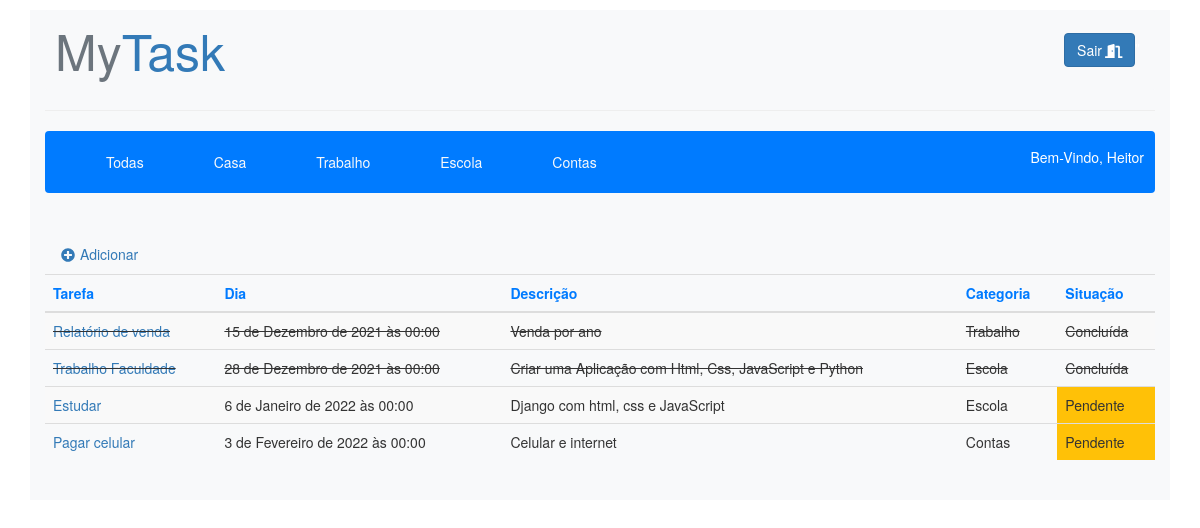
Page / (signed in) on the earlier database version.
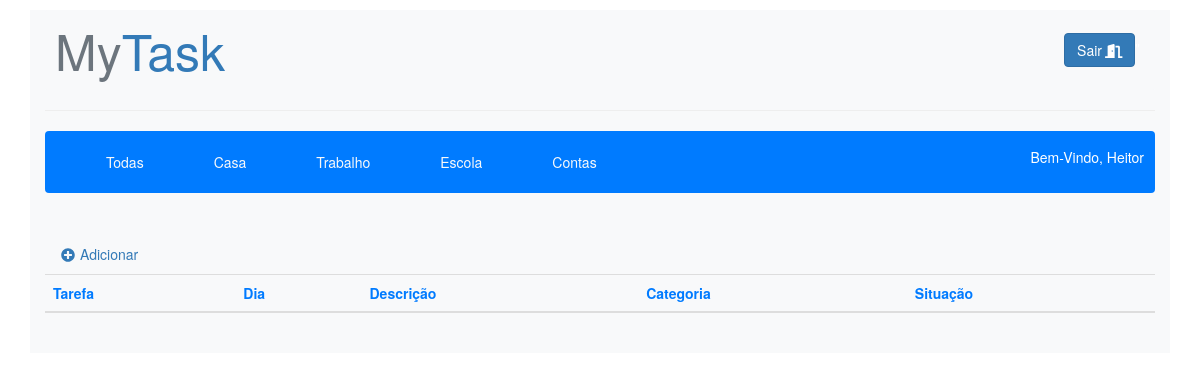
Same page on the later database version.
### tasks/models.py (models this page shows, shortened)
class Categoria(models.Model):
    categoria = models.CharField('Categoria', max_length=50, choices=CATEGORIA_CHOICES)
    def __str__(self):
        return self.categoria

class Tarefa(models.Model, LoginRequiredMixin, CreateView):
    nome_tarefa = models.CharField('Tarefa', max_length=100)
    dia = models.DateTimeField('Dia')
    descricao = models.TextField('Descrição', max_length=500)
    categoria = models.ForeignKey(Categoria, null=True, on_delete=models.CASCADE)
    status = models.CharField(max_length=30, choices=STATUS_CHOICES, default="Pendente")
    usuario = models.ForeignKey(User, on_delete=models.PROTECT)

### tasks/views.py (the view)
# urls.py: 2. Add a URL to urlpatterns:  path('', views.home, name='home')
@login_required
def home(request):
    tarefas = Tarefa.objects.filter(usuario=request.user)
    categorias = Categoria.objects.all()
    context = {
        'tarefas': tarefas,
        'categoria': categorias,
    }
    return render(request, 'home.html', context)

### tasks/templates/home.html (shortened to what this page needs)
{% load static %}
<!DOCTYPE html>
<html lang="pt-br">
<head>
    <link rel="stylesheet" type="text/css" href="{% static 'css/estilo.css' %}">
    <link rel="stylesheet" type="text/css" href="{% static 'css/bootstrap.min.css' %}">
    <link rel="stylesheet" href="https://maxcdn.bootstrapcdn.com/bootstrap/3.4.1/css/bootstrap.min.css">
</head>
<body>
        <div class="container mt-3 bg-light">
            <nav class="menu d-flex justify-content-between align-items-center bg-light p-3 rounded">
                <a href="#" class="display-4 logo"><span class="text-secondary">My</span>Task</a>
            {% if user.is_authenticated %}
                <div class="p-2 text-white">
                    <a href="/accounts/logout" class="btn btn-primary">Sair<i class="fas fa-door-open ml-1"></i></a>"
                </div>
            </nav>
            <hr>
            <div>
                <nav class="navbar navbar-expand-md bg-primary navbar-dark">
                  <div class="collapse navbar-collapse" id="collapsibleNavbar">
                    <ul class="navbar-nav">
                        <li class="nav-item">
                            <a class="text-center text-light nav-link ml-5 mr-5 display-5" href="{% url 'home' %}" > Todas  </a>
                        </li>
                              {% for catg in categoria %}
                        <li class="nav-item">
                            <a class="text-center text-light nav-link ml-5 mr-5" href="{% url 'filtro' catg.id %}">{{ catg.categoria }} </a>
                        </li>
                              {% endfor %}
                    </ul>
                  </div>
                    <div>
                    {% if user.is_authenticated %}
                        <p class="display-5 text-capitalize">Bem-vindo, {{ user.first_name }}</p>
                    {% else %}
                        <p>Welcome, new user. Please log in.</p>
                    {% endif %}
                    </div>
                </nav>
                <br>
            </div>
            <div>
                <ul class="nav nav-tabs nav-pills">
                    <li class="nav-item">
                        <a href="{% url 'nova' %}" class="nav-link "><i class="fas fa-plus-circle mr-2"></i>Adicionar</a>
                    </li>
                </ul>
            </div>
            <table class="table table-striped">
                <thead>
                    <tr class="text-primary">
                        <th>Tarefa</th>
                        <th>Dia</th>
                        <th>Descrição</th>
                        <th>Categoria</th>
                        <th>Situação</th>
                    </tr>
                </thead>
                <tbody>
                    {% for taf in tarefas %}
                            {% if taf.status == 'Concluída' %}
                                <tr style="text-decoration: line-through">
                                    <td><a href="{% url 'tarefa' taf.id %}">{{ taf.nome_tarefa}}</a></td>
                                    <td>{{ taf.dia }}</td>
                                    <td>{{ taf.descricao }}</td>
                                    <td>{{ taf.categoria }}</td>
                                    <td>{{ taf.status }}</td>
                                </tr>
                            {% else %}
                                <tr>
                                    <td><a href="{% url 'tarefa' taf.id %}">{{ taf.nome_tarefa}}</a></td>
                                    <td>{{ taf.dia }}</td>
                                    <td>{{ taf.descricao }}</td>
                                    <td>{{ taf.categoria }}</td>
                                    <td class="bg-warning">{{ taf.status }}</td>
                                </tr>
                            {% endif %}
                    {% endfor %}
                {% endif %}
                </tbody>
            </table>
            <br>
        </div>
</body>
</html>

### tasks/static/css/estilo.css (style rules this page uses)
a { text-decoration: none !important; }
.logo { font-size: 50px !important; }

Differences in the rows shown:
removed Tarefa: nome_tarefa "Relatório de venda", dia "15 de Dezembro de 2021 às 00:00", descricao "Venda por ano", categoria "Trabalho", status "Concluída"
removed Tarefa: nome_tarefa "Trabalho Faculdade", dia "28 de Dezembro de 2021 às 00:00", descricao "Criar uma Aplicação com Html, Css, JavaScript e Python", categoria "Escola", status "Concluída"
removed Tarefa: nome_tarefa "Estudar", dia "6 de Janeiro de 2022 às 00:00", descricao "Django com html, css e JavaScript", categoria "Escola", status "Pendente"
removed Tarefa: nome_tarefa "Pagar celular", dia "3 de Fevereiro de 2022 às 00:00", descricao "Celular e internet", categoria "Contas", status "Pendente"
